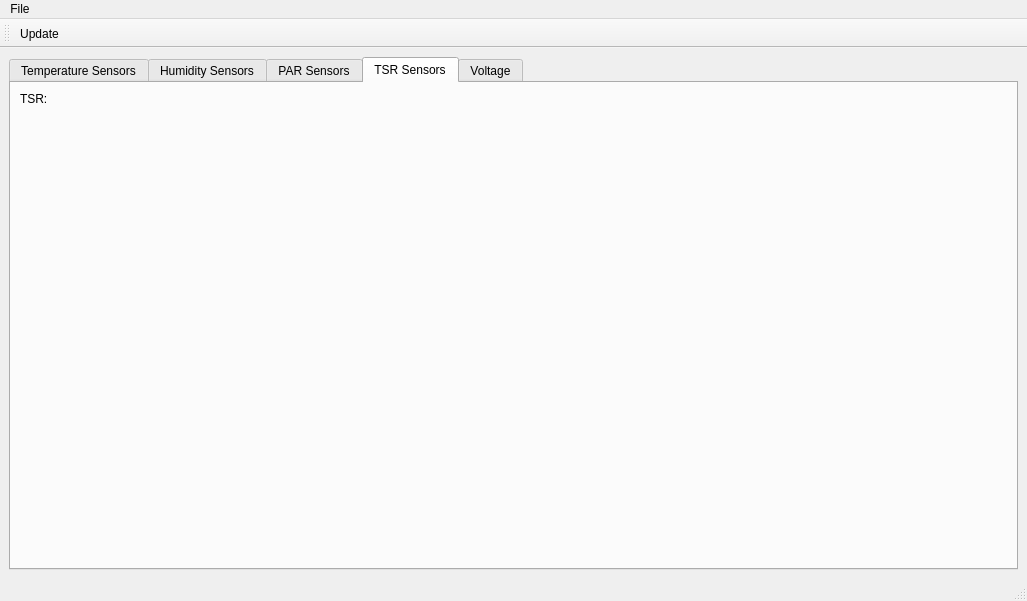
<?xml version="1.0" encoding="UTF-8"?>
<ui version="4.0">
 <class>MainWindow</class>
 <widget class="QMainWindow" name="MainWindow">
  <property name="geometry">
   <rect>
    <x>0</x>
    <y>0</y>
    <width>1027</width>
    <height>601</height>
   </rect>
  </property>
  <property name="sizePolicy">
   <sizepolicy hsizetype="Expanding" vsizetype="Expanding">
    <horstretch>0</horstretch>
    <verstretch>0</verstretch>
   </sizepolicy>
  </property>
  <property name="baseSize">
   <size>
    <width>400</width>
    <height>300</height>
   </size>
  </property>
  <property name="windowTitle">
   <string>UDP Oscilloscope Application</string>
  </property>
  <property name="windowIcon">
   <iconset>
    <normaloff>../../../../../../../../../usr/share/icons/oxygen/16x16/apps/esd.png</normaloff>../../../../../../../../../usr/share/icons/oxygen/16x16/apps/esd.png</iconset>
  </property>
  <widget class="QWidget" name="centralwidget">
   <property name="sizePolicy">
    <sizepolicy hsizetype="Expanding" vsizetype="Expanding">
     <horstretch>0</horstretch>
     <verstretch>0</verstretch>
    </sizepolicy>
   </property>
   <property name="minimumSize">
    <size>
     <width>900</width>
     <height>500</height>
    </size>
   </property>
   <layout class="QHBoxLayout" name="horizontalLayout">
    <item>
     <layout class="QHBoxLayout" name="horizontalLayout_2">
      <item>
       <widget class="QTabWidget" name="tabWidget">
        <property name="sizePolicy">
         <sizepolicy hsizetype="Expanding" vsizetype="Expanding">
          <horstretch>0</horstretch>
          <verstretch>0</verstretch>
         </sizepolicy>
        </property>
        <property name="minimumSize">
         <size>
          <width>0</width>
          <height>0</height>
         </size>
        </property>
        <property name="currentIndex">
         <number>3</number>
        </property>
        <widget class="QWidget" name="tab">
         <property name="sizePolicy">
          <sizepolicy hsizetype="Expanding" vsizetype="Expanding">
           <horstretch>1</horstretch>
           <verstretch>1</verstretch>
          </sizepolicy>
         </property>
         <attribute name="title">
          <string>Temperature Sensors</string>
         </attribute>
         <layout class="QGridLayout" name="gridLayout">
          <item row="1" column="2">
           <widget class="KPlotWidget" name="plot_temp">
            <property name="sizePolicy">
             <sizepolicy hsizetype="Expanding" vsizetype="Expanding">
              <horstretch>1</horstretch>
              <verstretch>1</verstretch>
             </sizepolicy>
            </property>
            <property name="backgroundColor">
             <color>
              <red>255</red>
              <green>255</green>
              <blue>255</blue>
             </color>
            </property>
            <property name="foregroundColor">
             <color>
              <red>0</red>
              <green>0</green>
              <blue>0</blue>
             </color>
            </property>
            <property name="grid" stdset="0">
             <bool>false</bool>
            </property>
           </widget>
          </item>
          <item row="0" column="2">
           <widget class="QLabel" name="label_temp">
            <property name="text">
             <string>Temperature</string>
            </property>
           </widget>
          </item>
         </layout>
        </widget>
        <widget class="QWidget" name="tab_4">
         <attribute name="title">
          <string>Humidity Sensors</string>
         </attribute>
         <layout class="QGridLayout" name="gridLayout_4">
          <item row="0" column="0">
           <widget class="QLabel" name="label_hum">
            <property name="text">
             <string>Humidity:</string>
            </property>
           </widget>
          </item>
          <item row="1" column="0">
           <widget class="KPlotWidget" name="plot_hum">
            <property name="sizePolicy">
             <sizepolicy hsizetype="Expanding" vsizetype="Expanding">
              <horstretch>1</horstretch>
              <verstretch>1</verstretch>
             </sizepolicy>
            </property>
            <property name="backgroundColor">
             <color>
              <red>255</red>
              <green>255</green>
              <blue>255</blue>
             </color>
            </property>
            <property name="foregroundColor">
             <color>
              <red>0</red>
              <green>0</green>
              <blue>0</blue>
             </color>
            </property>
           </widget>
          </item>
         </layout>
        </widget>
        <widget class="QWidget" name="tab_3">
         <attribute name="title">
          <string>PAR Sensors</string>
         </attribute>
         <layout class="QGridLayout" name="gridLayout_3">
          <item row="0" column="0">
           <widget class="QLabel" name="label_par">
            <property name="text">
             <string>PAR:</string>
            </property>
           </widget>
          </item>
          <item row="1" column="0">
           <widget class="KPlotWidget" name="plot_par">
            <property name="sizePolicy">
             <sizepolicy hsizetype="Expanding" vsizetype="Expanding">
              <horstretch>1</horstretch>
              <verstretch>1</verstretch>
             </sizepolicy>
            </property>
            <property name="backgroundColor">
             <color>
              <red>255</red>
              <green>255</green>
              <blue>255</blue>
             </color>
            </property>
            <property name="foregroundColor">
             <color>
              <red>0</red>
              <green>0</green>
              <blue>0</blue>
             </color>
            </property>
           </widget>
          </item>
         </layout>
        </widget>
        <widget class="QWidget" name="tab_5">
         <attribute name="title">
          <string>TSR Sensors</string>
         </attribute>
         <layout class="QGridLayout" name="gridLayout_5">
          <item row="0" column="0">
           <widget class="QLabel" name="label_tsr">
            <property name="text">
             <string>TSR:</string>
            </property>
           </widget>
          </item>
          <item row="1" column="0">
           <widget class="KPlotWidget" name="plot_tsr">
            <property name="sizePolicy">
             <sizepolicy hsizetype="Expanding" vsizetype="Expanding">
              <horstretch>1</horstretch>
              <verstretch>1</verstretch>
             </sizepolicy>
            </property>
            <property name="backgroundColor">
             <color>
              <red>255</red>
              <green>255</green>
              <blue>255</blue>
             </color>
            </property>
            <property name="foregroundColor">
             <color>
              <red>0</red>
              <green>0</green>
              <blue>0</blue>
             </color>
            </property>
           </widget>
          </item>
         </layout>
        </widget>
        <widget class="QWidget" name="tab_2">
         <attribute name="title">
          <string>Voltage</string>
         </attribute>
         <layout class="QGridLayout" name="gridLayout_2">
          <item row="1" column="0">
           <widget class="KPlotWidget" name="plot_volt">
            <property name="sizePolicy">
             <sizepolicy hsizetype="Preferred" vsizetype="Preferred">
              <horstretch>1</horstretch>
              <verstretch>1</verstretch>
             </sizepolicy>
            </property>
            <property name="backgroundColor">
             <color>
              <red>255</red>
              <green>255</green>
              <blue>255</blue>
             </color>
            </property>
            <property name="foregroundColor">
             <color>
              <red>0</red>
              <green>0</green>
              <blue>0</blue>
             </color>
            </property>
           </widget>
          </item>
          <item row="0" column="0">
           <widget class="QLabel" name="label_volt">
            <property name="text">
             <string>Voltage</string>
            </property>
           </widget>
          </item>
         </layout>
        </widget>
       </widget>
      </item>
     </layout>
    </item>
   </layout>
  </widget>
  <widget class="QMenuBar" name="menubar">
   <property name="geometry">
    <rect>
     <x>0</x>
     <y>0</y>
     <width>1027</width>
     <height>22</height>
    </rect>
   </property>
   <widget class="QMenu" name="menuFile">
    <property name="title">
     <string>File</string>
    </property>
    <addaction name="actionSave"/>
    <addaction name="actionUpdate"/>
    <addaction name="separator"/>
    <addaction name="actionQuit"/>
   </widget>
   <addaction name="menuFile"/>
  </widget>
  <widget class="QStatusBar" name="statusbar">
   <property name="sizePolicy">
    <sizepolicy hsizetype="Preferred" vsizetype="Fixed">
     <horstretch>0</horstretch>
     <verstretch>0</verstretch>
    </sizepolicy>
   </property>
  </widget>
  <widget class="QToolBar" name="toolBar">
   <property name="windowTitle">
    <string>toolBar</string>
   </property>
   <attribute name="toolBarArea">
    <enum>TopToolBarArea</enum>
   </attribute>
   <attribute name="toolBarBreak">
    <bool>false</bool>
   </attribute>
   <addaction name="actionUpdate"/>
  </widget>
  <action name="actionQuit">
   <property name="text">
    <string>&amp;Quit</string>
   </property>
  </action>
  <action name="actionUpdate">
   <property name="text">
    <string>&amp;Update</string>
   </property>
  </action>
  <action name="actionSave">
   <property name="text">
    <string>&amp;Save Figures</string>
   </property>
  </action>
 </widget>
 <customwidgets>
  <customwidget>
   <class>KPlotWidget</class>
   <extends>QFrame</extends>
   <header>kplotwidget.h</header>
  </customwidget>
 </customwidgets>
 <resources/>
 <connections/>
</ui>
